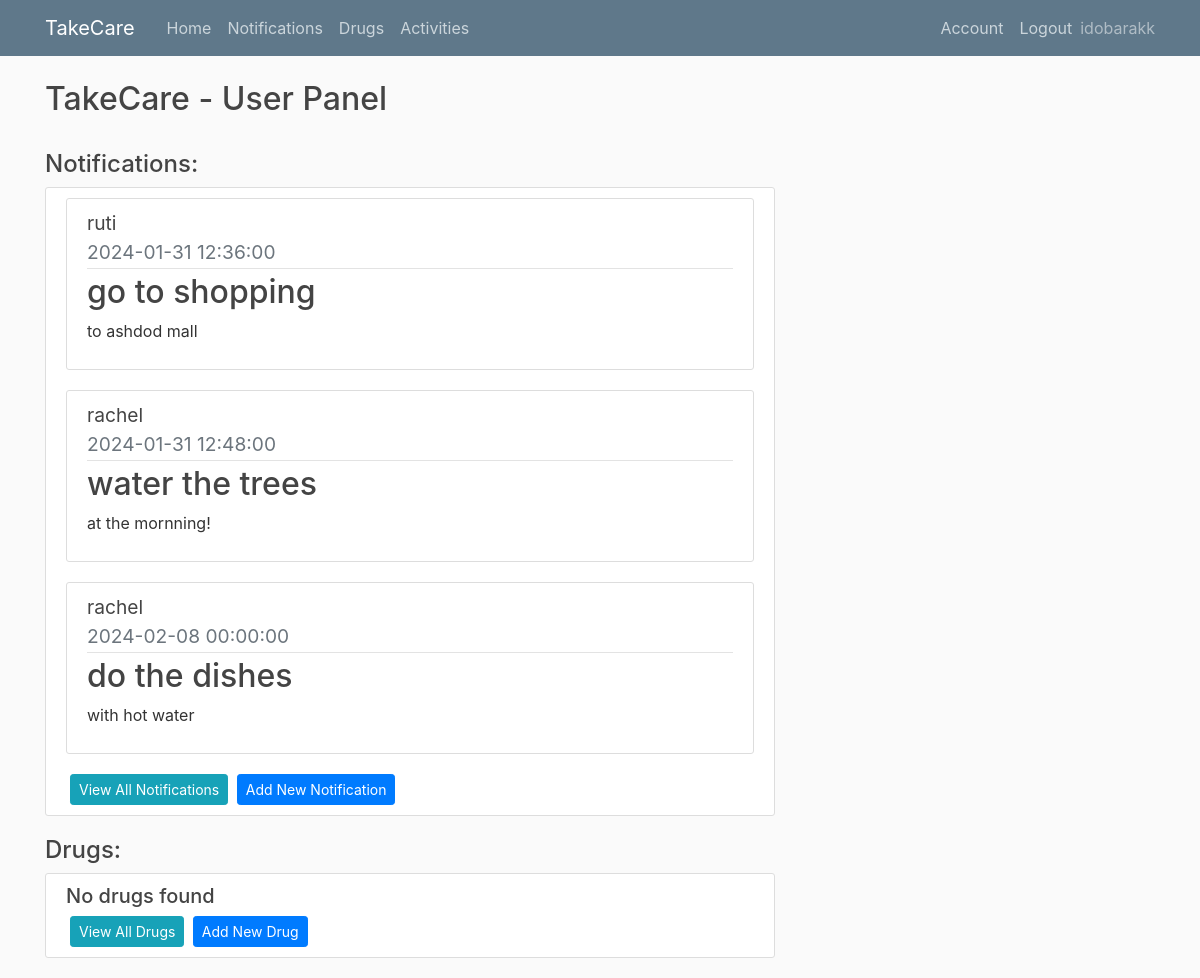
The app's page /home (signed in), older data.
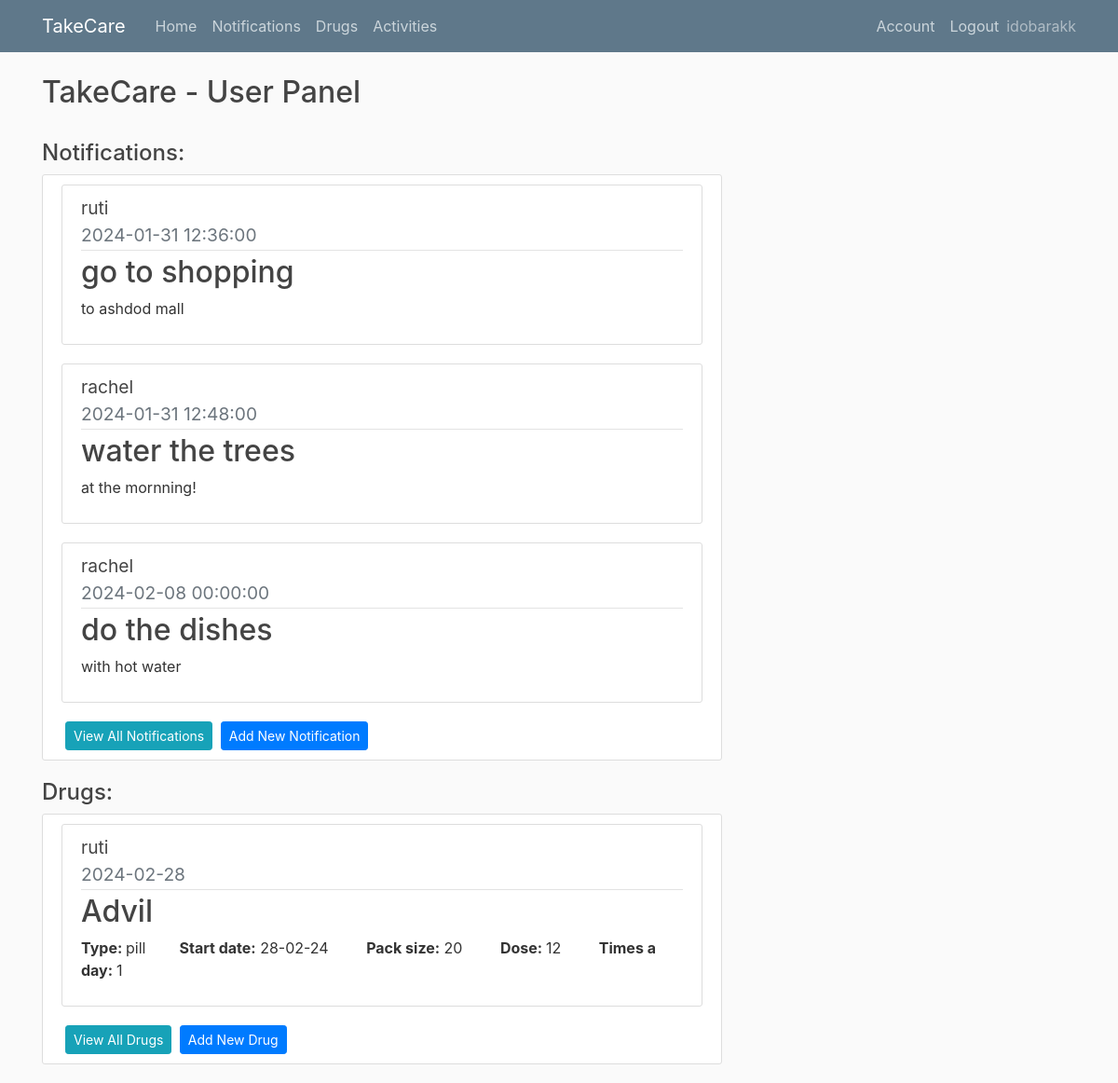
The same page, newer data.
### app/models.py (models this page shows, shortened)
class User(db.Model, UserMixin):
    id = db.Column(db.Integer, primary_key=True)
    username = db.Column(db.String(20), unique=True,nullable=False)
    email = db.Column(db.String(100), unique=True,nullable=False)
    image_file = db.Column(db.String(100),nullable=False,default='default.jpg')
    password= db.Column(db.String(60),nullable=False)
    ElderlyUser = db.relationship('Elderlyuser',backref='creator',lazy=True )
    Notifications = db.relationship('Notification',backref='creator',lazy=True )
    Drugs = db.relationship('Drug',backref='creator',lazy=True )

class Elderlyuser(db.Model, UserMixin):
    id = db.Column(db.Integer, primary_key=True)
    username = db.Column(db.String(20), unique=True,nullable=False)
    password= db.Column(db.String(60),nullable=False)
    user_id = db.Column(db.Integer, db.ForeignKey('user.id'), nullable=False)

class Notification(db.Model):
    id = db.Column(db.Integer, primary_key=True)
    title = db.Column(db.String(150),nullable=False)
    content = db.Column(db.Text,nullable=False)
    date = db.Column(db.Date,nullable=False)
    time = db.Column(db.Time,nullable=False)
    user_id = db.Column(db.Integer, db.ForeignKey('user.id'), nullable=False)
    elderly_user_id = db.Column(db.Integer, db.ForeignKey('elderlyuser.id'), nullable=False)

class Drug(db.Model):
    id = db.Column(db.Integer, primary_key=True)
    name = db.Column(db.String(150),nullable=False)
    type = db.Column(db.Text,nullable=False)
    dose = db.Column(db.Integer,nullable=False)
    timesaday = db.Column(db.Integer,nullable=False)
    taketime= db.Column(db.Time, nullable=False)
    gap = db.Column(db.Integer, nullable=False)
    packsize = db.Column(db.Integer,nullable=False)
    daystotake = db.Column(db.Integer,nullable=False)
    startdate = db.Column(db.Date,nullable=False)
    user_id = db.Column(db.Integer, db.ForeignKey('user.id'), nullable=False)
    elderly_user_id = db.Column(db.Integer, db.ForeignKey('elderlyuser.id'), nullable=False)
    drugschedules = db.relationship("DrugSchedule", cascade="all, delete")

### app/routes.py (the view)
@app.route("/")
@app.route("/home")
@login_required
def home():
    notifications = Notification.query.filter_by(user_id=current_user.id).order_by(Notification.date.asc()).order_by(Notification.time.asc()).limit(3)
    drugs = Drug.query.filter_by(user_id=current_user.id)
    eldelys = Elderlyuser.query.filter_by(user_id=current_user.id)
    eldelys_dict = {i.id: i.username for i in eldelys}
    return render_template("home.html",notifications=notifications ,drugs=drugs,eldelys_dict=eldelys_dict)

### app/models.py (called while the page is built)
@login_manager.user_loader
def load_user(user_id):
    return User.query.get(int(user_id))

### app/templates/home.html
{% extends "layout.html" %}
{% block content %}
  <h2> TakeCare - User Panel </h2>
  <br>
  <h4>Notifications:</h4>
  <div class="content-section">
    {% if notifications.count() == 0  %}
        <h5>No notifications found</h5>
    {% else %}
      {% for notification in notifications %}
      <article class="media content-section">
        <div class="media-body">
               <div class="article-title">
                    <big>{{ eldelys_dict[notification.elderly_user_id] }}</big>
                </div>
          <div class="article-metadata">
            <big class="text-muted">{{ notification.date.strftime('%Y-%m-%d') }}    {{ notification.time }} </big>
          </div>
          <h2>{{ notification.title }}</h2>
          <p class="article-content">{{ notification.content }}</p>
        </div>
      </article>
      {% endfor %}
    {% endif %}
    <a class="btn btn-info btn-sm ml-1" href="{{url_for('notification')}}"> View All Notifications</a>
    <a class="btn btn-primary btn-sm ml-1" href="{{url_for('add_notification')}}"> Add New Notification</a>
  </div>
  <h4>Drugs:</h4>
  <div class="content-section">
    {% if drugs.count() == 0  %}
        <h5>No drugs found</h5>
    {% else %}
      {% for drug in drugs %}
      <article class="media content-section">
        <div class="media-body">
                <div class="article-title">
                    <big>{{ eldelys_dict[drug.elderly_user_id] }}</big>
                </div>
          <div class="article-metadata">
            <big class="text-muted">{{ drug.startdate.strftime('%Y-%m-%d') }} </big>
          </div>
          <h2>{{ drug.name }}</h2>
            <p>
              <strong>Type: </strong> {{ drug.type }}&nbsp; &nbsp; &nbsp; &nbsp;
              <strong>Start date:</strong> {{ drug.startdate.strftime('%d-%m-%y') }} &nbsp; &nbsp; &nbsp; &nbsp;
              <strong>Pack size:</strong> {{ drug.packsize }} &nbsp; &nbsp; &nbsp; &nbsp;
              <strong> Dose: </strong>{{ drug.dose }} &nbsp; &nbsp; &nbsp; &nbsp;
              <strong>Times a day: </strong>{{ drug.timesaday }} &nbsp;
            </p>
        </div>
      </article>
      {% endfor %}
    {% endif %}
    <a class="btn btn-info btn-sm ml-1" href="{{url_for('drugs')}}"> View All Drugs</a>
    <a class="btn btn-primary btn-sm ml-1" href="{{url_for('add_drug')}}"> Add New Drug</a>
  </div>
{% endblock content %}

### app/templates/layout.html (shortened to what this page needs)
<!DOCTYPE html>
<html>
<head>
    <link rel="stylesheet" href="https://maxcdn.bootstrapcdn.com/bootstrap/4.0.0/css/bootstrap.min.css">
    <link rel="stylesheet" type="text/css" href="{{ url_for('static', filename='main.css') }}">
</head>
<body>
    <header class="site-header">
      <nav class="navbar navbar-expand-md navbar-dark bg-steel fixed-top">
        <div class="container">
          <a class="navbar-brand mr-4" href="/">TakeCare</a>
          <div class="collapse navbar-collapse" id="navbarToggle">
            <div class="navbar-nav mr-auto">
              <a class="nav-item nav-link" href="{{url_for('home')}}">Home</a>
              <a class="nav-item nav-link" href="{{url_for('notification')}}">Notifications</a>
              <a class="nav-item nav-link" href="{{url_for('drugs')}}">Drugs</a>
              <a class="nav-item nav-link" href="{{url_for('activities')}}">Activities</a>
            </div>
            {% if not current_user.is_authenticated %}
            <div class="navbar-nav">
              <a class="nav-item nav-link" href="{{url_for('login')}}">Login</a>
              <a class="nav-item nav-link" href="{{url_for('register')}}">Register</a>
            </div>
            {% else %}
            <div class="navbar-nav">
              <a class="nav-item nav-link" href="{{url_for('account')}}">Account</a>
              <a class="nav-item nav-link" href="{{url_for('logout')}}">Logout</a>
              <sapn class="navbar-text">{{current_user.username}}</span>
            </div>
            {% endif %}
          </div>
        </div>
      </nav>
    </header>
    <main role="main" class="container">
      <div class="row">
        <div class="col-md-8">
          {% block content %} {% endblock %}
        </div>
    </main>
</body>
</html>

### app/static/main.css (style rules this page uses)
body { background: #fafafa; color: #333333; margin-top: 5rem; }
h1, h2, h3, h4, h5, h6 { color: #444444; }
.bg-steel { background-color: #5f788a; }
.site-header .navbar-nav .nav-link { color: #cbd5db; }
.content-section { background: #ffffff; padding: 10px 20px; border: 1px solid #dddddd; border-radius: 3px; margin-bottom: 20px; }
.article-title { color: #444444; }
.article-content { white-space: pre-line; }
.article-metadata { padding-bottom: 1px; margin-bottom: 4px; border-bottom: 1px solid #e3e3e3 }

Row changes from the older to the newer data that the page shows:
added Drug: {{ eldelys_dict[drug.elderly_user_id] }} "ruti", startdate "2024-02-28", name "Advil", type "pill", startdate "28-02-24", packsize "20", dose "12", timesaday "1"
Text that changed along with them:
text no longer shown: "No drugs found"
